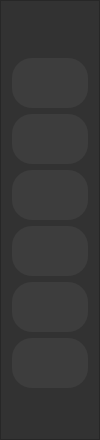
     <widget class="QFrame" name="Iconos_only">
      <property name="minimumSize">
       <size>
        <width>100</width>
        <height>100</height>
       </size>
      </property>
      <property name="maximumSize">
       <size>
        <width>0</width>
        <height>16777215</height>
       </size>
      </property>
      <property name="styleSheet">
       <string notr="true">QWidget{
background-color: rgb(50, 50, 50);
}
QPushButton{
background-color: rgb(61,61,61);
border-radius:20px;
color: rgb(255,255,255);
font: 60 7pt &quot;Arial Black&quot;;

}
QPushButton:hover{
background-color: white;
border-radius:20px;
color: rgb(0,0,0);
font: 60 7pt &quot;Arial Black&quot;;
}</string>
      </property>
      <property name="frameShape">
       <enum>QFrame::StyledPanel</enum>
      </property>
      <property name="frameShadow">
       <enum>QFrame::Raised</enum>
      </property>
      <layout class="QGridLayout" name="gridLayout_3">
       <item row="0" column="0">
        <layout class="QHBoxLayout" name="horizontalLayout_2">
         <item>
          <spacer name="horizontalSpacer_3">
           <property name="orientation">
            <enum>Qt::Horizontal</enum>
           </property>
           <property name="sizeHint" stdset="0">
            <size>
             <width>28</width>
             <height>20</height>
            </size>
           </property>
          </spacer>
         </item>
         <item>
          <widget class="QLabel" name="label_3">
           <property name="minimumSize">
            <size>
             <width>40</width>
             <height>40</height>
            </size>
           </property>
           <property name="maximumSize">
            <size>
             <width>50</width>
             <height>50</height>
            </size>
           </property>
           <property name="font">
            <font>
             <pointsize>12</pointsize>
            </font>
           </property>
           <property name="text">
            <string/>
           </property>
           <property name="pixmap">
            <pixmap resource="resource.qrc">:/newPrefix/biblioteca-en-linea.png</pixmap>
           </property>
           <property name="scaledContents">
            <bool>true</bool>
           </property>
          </widget>
         </item>
         <item>
          <spacer name="horizontalSpacer_2">
           <property name="orientation">
            <enum>Qt::Horizontal</enum>
           </property>
           <property name="sizeHint" stdset="0">
            <size>
             <width>28</width>
             <height>20</height>
            </size>
           </property>
          </spacer>
         </item>
        </layout>
       </item>
       <item row="1" column="0">
        <layout class="QVBoxLayout" name="verticalLayout_2">
         <item>
          <widget class="QPushButton" name="bt_Home">
           <property name="minimumSize">
            <size>
             <width>70</width>
             <height>50</height>
            </size>
           </property>
           <property name="text">
            <string/>
           </property>
           <property name="icon">
            <iconset resource="resource.qrc">
             <normaloff>:/newPrefix/hogar.png</normaloff>:/newPrefix/hogar.png</iconset>
           </property>
           <property name="iconSize">
            <size>
             <width>35</width>
             <height>35</height>
            </size>
           </property>
           <property name="checkable">
            <bool>true</bool>
           </property>
           <property name="checked">
            <bool>false</bool>
           </property>
           <property name="autoExclusive">
            <bool>true</bool>
           </property>
          </widget>
         </item>
         <item>
          <widget class="QPushButton" name="bt_usuario">
           <property name="minimumSize">
            <size>
             <width>70</width>
             <height>50</height>
            </size>
           </property>
           <property name="text">
            <string/>
           </property>
           <property name="icon">
            <iconset resource="resource.qrc">
             <normaloff>:/newPrefix/agregar-usuario.png</normaloff>:/newPrefix/agregar-usuario.png</iconset>
           </property>
           <property name="iconSize">
            <size>
             <width>35</width>
             <height>35</height>
            </size>
           </property>
           <property name="checkable">
            <bool>true</bool>
           </property>
           <property name="autoExclusive">
            <bool>true</bool>
           </property>
          </widget>
         </item>
         <item>
          <widget class="QPushButton" name="bt_libros">
           <property name="minimumSize">
            <size>
             <width>70</width>
             <height>50</height>
            </size>
           </property>
           <property name="text">
            <string/>
           </property>
           <property name="icon">
            <iconset resource="resource.qrc">
             <normaloff>:/newPrefix/librogfdsgsdg0.png</normaloff>:/newPrefix/librogfdsgsdg0.png</iconset>
           </property>
           <property name="iconSize">
            <size>
             <width>35</width>
             <height>35</height>
            </size>
           </property>
           <property name="checkable">
            <bool>true</bool>
           </property>
           <property name="autoExclusive">
            <bool>true</bool>
           </property>
          </widget>
         </item>
         <item>
          <widget class="QPushButton" name="bt_prestamos">
           <property name="minimumSize">
            <size>
             <width>70</width>
             <height>50</height>
            </size>
           </property>
           <property name="text">
            <string/>
           </property>
           <property name="icon">
            <iconset resource="resource.qrc">
             <normaloff>:/newPrefix/libro.png</normaloff>:/newPrefix/libro.png</iconset>
           </property>
           <property name="iconSize">
            <size>
             <width>35</width>
             <height>35</height>
            </size>
           </property>
           <property name="checkable">
            <bool>true</bool>
           </property>
           <property name="autoExclusive">
            <bool>true</bool>
           </property>
          </widget>
         </item>
         <item>
          <widget class="QPushButton" name="bt_devoluciones">
           <property name="minimumSize">
            <size>
             <width>70</width>
             <height>50</height>
            </size>
           </property>
           <property name="text">
            <string/>
           </property>
           <property name="icon">
            <iconset resource="resource.qrc">
             <normaloff>:/newPrefix/return_5597034.png</normaloff>:/newPrefix/return_5597034.png</iconset>
           </property>
           <property name="iconSize">
            <size>
             <width>35</width>
             <height>35</height>
            </size>
           </property>
           <property name="checkable">
            <bool>true</bool>
           </property>
           <property name="checked">
            <bool>true</bool>
           </property>
           <property name="autoExclusive">
            <bool>true</bool>
           </property>
          </widget>
         </item>
         <item>
          <widget class="QPushButton" name="bt_devoluciones_2">
           <property name="minimumSize">
            <size>
             <width>70</width>
             <height>50</height>
            </size>
           </property>
           <property name="text">
            <string/>
           </property>
           <property name="icon">
            <iconset resource="resource.qrc">
             <normaloff>:/newPrefix/reporte-anual.png</normaloff>:/newPrefix/reporte-anual.png</iconset>
           </property>
           <property name="iconSize">
            <size>
             <width>35</width>
             <height>35</height>
            </size>
           </property>
           <property name="checkable">
            <bool>true</bool>
           </property>
           <property name="checked">
            <bool>true</bool>
           </property>
           <property name="autoExclusive">
            <bool>true</bool>
           </property>
          </widget>
         </item>
        </layout>
       </item>
       <item row="2" column="0">
        <spacer name="verticalSpacer_2">
         <property name="orientation">
          <enum>Qt::Vertical</enum>
         </property>
         <property name="sizeHint" stdset="0">
          <size>
           <width>20</width>
           <height>40</height>
          </size>
         </property>
        </spacer>
       </item>
      </layout>
     </widget>
